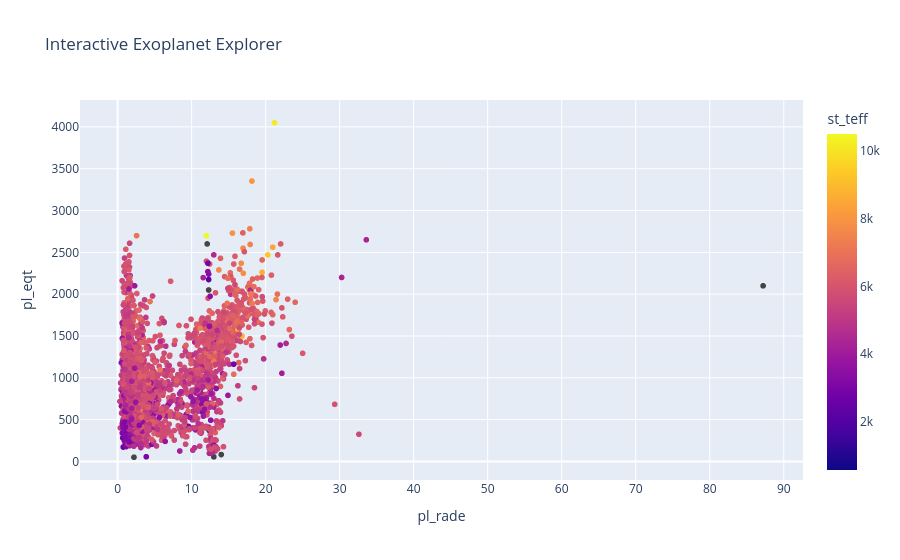

Notebook code for this chart:
### Code cell
import pandas as pd
import numpy as np
import matplotlib.pyplot as plt
import seaborn as sns

url = "https://exoplanetarchive.ipac.caltech.edu/TAP/sync?query=select+top+5000+pl_name,pl_bmasse,pl_rade,pl_eqt,st_teff,sy_dist+from+pscomppars&format=csv"
df = pd.read_csv(url)
df.head()
df.to_csv("../data/exoplanets.csv", index=False)
df.info()
df.describe()
df.isnull().sum()
df_clean = df.dropna(subset=["pl_rade", "pl_eqt"])
plt.figure(figsize=(10,6))

sns.histplot(df_clean["pl_rade"], bins=40)

plt.title("Distribution of Exoplanet Sizes")
plt.xlabel("Planet Radius (Earth Radii)")
plt.ylabel("Count")

plt.show()

plt.figure(figsize=(10,6))

sns.scatterplot(
    data=df_clean,
    x="pl_rade",
    y="pl_eqt",
    alpha=0.7
)

plt.title("Planet Size vs Temperature")
plt.xlabel("Planet Radius")
plt.ylabel("Equilibrium Temperature")

plt.show()

habitable = df_clean[
    (df_clean["pl_eqt"] > 200) &
    (df_clean["pl_eqt"] < 320) &
    (df_clean["pl_rade"] < 2)
]

habitable.head()

plt.figure(figsize=(10,6))

sns.scatterplot(
    data=habitable,
    x="pl_rade",
    y="pl_eqt",
    color="green"
)

plt.title("Potentially Habitable Exoplanets")

plt.show()

import plotly.express as px

fig = px.scatter(
    df_clean,
    x="pl_rade",
    y="pl_eqt",
    hover_name="pl_name",
    color="st_teff",
    title="Interactive Exoplanet Explorer"
)

fig.show()

corr = df_clean[
    ["pl_rade", "pl_bmasse", "pl_eqt", "st_teff"]
].corr()

sns.heatmap(corr, annot=True, cmap="coolwarm")
plt.title("Feature Correlations")

plt.show()

### Figure 1 — Plotly figure (JSON) as saved in the notebook; plotly's stock layout.template omitted (floating-point values rounded to 4 significant figures; data arrays with more than 128 entries replaced by an {"elided": "..."} marker saying what was removed)
{"data": [{"hovertemplate": "<b>%{hovertext}</b><br><br>pl_rade=%{x}<br>pl_eqt=%{y}<br>st_teff=%{marker.color}<extra></extra>", "hovertext": {"elided": "3875 str values"}, "legendgroup": "", "marker": {"color": {"elided": "3875 float values"}, "coloraxis": "coloraxis", "symbol": "circle"}, "mode": "markers", "name": "", "showlegend": false, "type": "scattergl", "x": {"elided": "3875 float values"}, "xaxis": "x", "y": {"elided": "3875 float values"}, "yaxis": "y"}], "layout": {"coloraxis": {"colorbar": {"title": {"text": "st_teff"}}, "colorscale": [[0, "#0d0887"], [0.1111, "#46039f"], [0.2222, "#7201a8"], [0.3333, "#9c179e"], [0.4444, "#bd3786"], [0.5556, "#d8576b"], [0.6667, "#ed7953"], [0.7778, "#fb9f3a"], [0.8889, "#fdca26"], [1, "#f0f921"]]}, "legend": {"tracegroupgap": 0}, "title": {"text": "Interactive Exoplanet Explorer"}, "xaxis": {"anchor": "y", "domain": [0, 1], "title": {"text": "pl_rade"}}, "yaxis": {"anchor": "x", "domain": [0, 1], "title": {"text": "pl_eqt"}}}}
